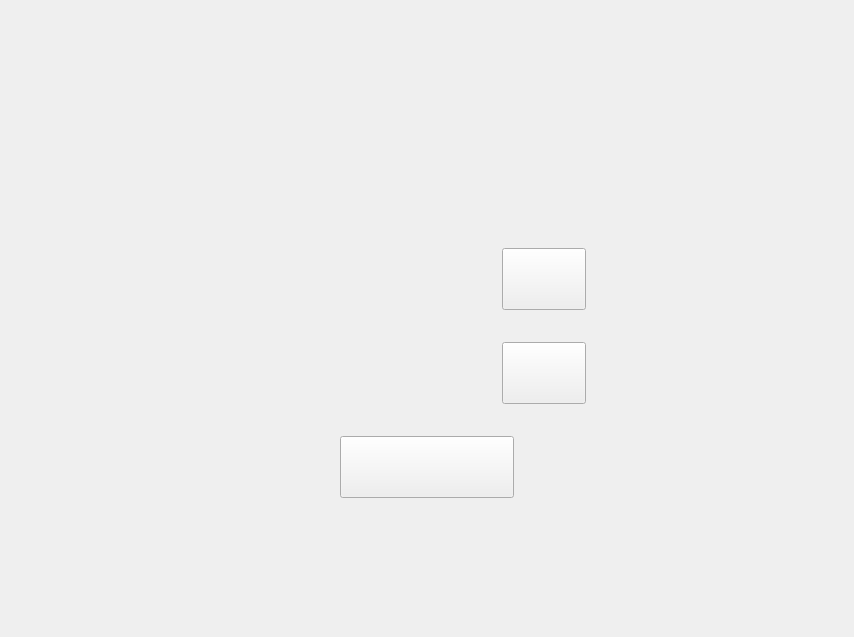
<?xml version="1.0" encoding="UTF-8"?>
<ui version="4.0">
 <class>MainWindow</class>
 <widget class="QMainWindow" name="MainWindow">
  <property name="windowModality">
   <enum>Qt::NonModal</enum>
  </property>
  <property name="geometry">
   <rect>
    <x>0</x>
    <y>0</y>
    <width>854</width>
    <height>637</height>
   </rect>
  </property>
  <property name="sizePolicy">
   <sizepolicy hsizetype="Preferred" vsizetype="Preferred">
    <horstretch>0</horstretch>
    <verstretch>0</verstretch>
   </sizepolicy>
  </property>
  <property name="contextMenuPolicy">
   <enum>Qt::DefaultContextMenu</enum>
  </property>
  <property name="windowTitle">
   <string>King of Chess</string>
  </property>
  <property name="windowIcon">
   <iconset resource="resources.qrc">
    <normaloff>:/Image/chess_PUd_icon.ico</normaloff>:/Image/chess_PUd_icon.ico</iconset>
  </property>
  <property name="styleSheet">
   <string notr="true">border-image: url(:/images/WallPaper.jpg);</string>
  </property>
  <property name="tabShape">
   <enum>QTabWidget::Rounded</enum>
  </property>
  <widget class="QWidget" name="centralWidget">
   <property name="styleSheet">
    <string notr="true"/>
   </property>
   <layout class="QGridLayout" name="gridLayout">
    <item row="0" column="0">
     <widget class="QStackedWidget" name="stackedWidget">
      <property name="styleSheet">
       <string notr="true">border-image: none;</string>
      </property>
      <property name="currentIndex">
       <number>1</number>
      </property>
      <widget class="QWidget" name="page_1">
       <layout class="QHBoxLayout" name="horizontalLayout">
        <item>
         <layout class="QHBoxLayout" name="horizontalLayout_2">
          <item>
           <layout class="QVBoxLayout" name="verticalLayout">
            <item>
             <spacer name="verticalSpacer_2">
              <property name="orientation">
               <enum>Qt::Vertical</enum>
              </property>
              <property name="sizeType">
               <enum>QSizePolicy::Fixed</enum>
              </property>
              <property name="sizeHint" stdset="0">
               <size>
                <width>20</width>
                <height>80</height>
               </size>
              </property>
             </spacer>
            </item>
            <item>
             <layout class="QVBoxLayout" name="verticalLayout_6">
              <item>
               <layout class="QHBoxLayout" name="horizontalLayout_9">
                <item>
                 <spacer name="horizontalSpacer_7">
                  <property name="orientation">
                   <enum>Qt::Horizontal</enum>
                  </property>
                  <property name="sizeType">
                   <enum>QSizePolicy::Fixed</enum>
                  </property>
                  <property name="sizeHint" stdset="0">
                   <size>
                    <width>100</width>
                    <height>128</height>
                   </size>
                  </property>
                 </spacer>
                </item>
                <item>
                 <widget class="QLabel" name="logo_text">
                  <property name="styleSheet">
                   <string notr="true">border-image:none;
image: url(:/images/logo_text.png);
max-width:451px;
height:128px;</string>
                  </property>
                  <property name="text">
                   <string/>
                  </property>
                 </widget>
                </item>
                <item>
                 <spacer name="horizontalSpacer_8">
                  <property name="orientation">
                   <enum>Qt::Horizontal</enum>
                  </property>
                  <property name="sizeType">
                   <enum>QSizePolicy::Fixed</enum>
                  </property>
                  <property name="sizeHint" stdset="0">
                   <size>
                    <width>100</width>
                    <height>128</height>
                   </size>
                  </property>
                 </spacer>
                </item>
               </layout>
              </item>
             </layout>
            </item>
            <item>
             <layout class="QVBoxLayout" name="verticalLayout_2">
              <item>
               <layout class="QHBoxLayout" name="horizontalLayout_3">
                <item>
                 <spacer name="horizontalSpacer">
                  <property name="orientation">
                   <enum>Qt::Horizontal</enum>
                  </property>
                  <property name="sizeType">
                   <enum>QSizePolicy::Fixed</enum>
                  </property>
                  <property name="sizeHint" stdset="0">
                   <size>
                    <width>313</width>
                    <height>40</height>
                   </size>
                  </property>
                 </spacer>
                </item>
                <item>
                 <widget class="QPushButton" name="play_button">
                  <property name="styleSheet">
                   <string notr="true">#play_button {
background	-color: transparent;
border-image: url(:/images/play.png);
max-width:144px;
height:54px;
border-width:15%;
}
#play_button:hover{border-image:url(:images/play.png);border-width:-10%;}
#play_button:pressed{border-image:url(:images/play.png);border-width: 15%}</string>
                  </property>
                  <property name="text">
                   <string/>
                  </property>
                 </widget>
                </item>
                <item>
                 <spacer name="horizontalSpacer_2">
                  <property name="orientation">
                   <enum>Qt::Horizontal</enum>
                  </property>
                  <property name="sizeType">
                   <enum>QSizePolicy::Fixed</enum>
                  </property>
                  <property name="sizeHint" stdset="0">
                   <size>
                    <width>313</width>
                    <height>87</height>
                   </size>
                  </property>
                 </spacer>
                </item>
               </layout>
              </item>
             </layout>
            </item>
            <item>
             <layout class="QVBoxLayout" name="verticalLayout_4">
              <item>
               <layout class="QHBoxLayout" name="horizontalLayout_7">
                <item>
                 <spacer name="horizontalSpacer_4">
                  <property name="orientation">
                   <enum>Qt::Horizontal</enum>
                  </property>
                  <property name="sizeType">
                   <enum>QSizePolicy::Fixed</enum>
                  </property>
                  <property name="sizeHint" stdset="0">
                   <size>
                    <width>270</width>
                    <height>88</height>
                   </size>
                  </property>
                 </spacer>
                </item>
                <item>
                 <widget class="QPushButton" name="options_button">
                  <property name="styleSheet">
                   <string notr="true">#options_button {
background	-color: transparent;
border-image: url(:/images/options.png);
max-width:194px;
height:54px;
border-width:15%;
}
#options_button:hover{border-image:url(:images/options.png);border-width:-10%;}
#options_button:pressed{border-image:url(:images/options.png);border-width: 15%}</string>
                  </property>
                  <property name="text">
                   <string/>
                  </property>
                 </widget>
                </item>
                <item>
                 <spacer name="horizontalSpacer_3">
                  <property name="orientation">
                   <enum>Qt::Horizontal</enum>
                  </property>
                  <property name="sizeType">
                   <enum>QSizePolicy::Fixed</enum>
                  </property>
                  <property name="sizeHint" stdset="0">
                   <size>
                    <width>270</width>
                    <height>88</height>
                   </size>
                  </property>
                 </spacer>
                </item>
               </layout>
              </item>
             </layout>
            </item>
            <item>
             <layout class="QVBoxLayout" name="verticalLayout_5">
              <item>
               <layout class="QHBoxLayout" name="horizontalLayout_8">
                <item>
                 <spacer name="horizontalSpacer_5">
                  <property name="orientation">
                   <enum>Qt::Horizontal</enum>
                  </property>
                  <property name="sizeType">
                   <enum>QSizePolicy::Fixed</enum>
                  </property>
                  <property name="sizeHint" stdset="0">
                   <size>
                    <width>310</width>
                    <height>88</height>
                   </size>
                  </property>
                 </spacer>
                </item>
                <item>
                 <widget class="QPushButton" name="exit_button">
                  <property name="styleSheet">
                   <string notr="true">#exit_button {
background	-color: transparent;
border-image: url(:/images/exit.png);
max-width:140px;
height:54px;
border-width:15%;
}
#exit_button:hover{border-image:url(:images/exit.png);border-width:-10%;}
#exit_button:pressed{border-image:url(:images/exit.png);border-width: 15%}</string>
                  </property>
                  <property name="text">
                   <string/>
                  </property>
                 </widget>
                </item>
                <item>
                 <spacer name="horizontalSpacer_6">
                  <property name="orientation">
                   <enum>Qt::Horizontal</enum>
                  </property>
                  <property name="sizeType">
                   <enum>QSizePolicy::Fixed</enum>
                  </property>
                  <property name="sizeHint" stdset="0">
                   <size>
                    <width>310</width>
                    <height>88</height>
                   </size>
                  </property>
                 </spacer>
                </item>
               </layout>
              </item>
             </layout>
            </item>
            <item>
             <spacer name="verticalSpacer">
              <property name="orientation">
               <enum>Qt::Vertical</enum>
              </property>
              <property name="sizeType">
               <enum>QSizePolicy::Expanding</enum>
              </property>
              <property name="sizeHint" stdset="0">
               <size>
                <width>20</width>
                <height>80</height>
               </size>
              </property>
             </spacer>
            </item>
           </layout>
          </item>
         </layout>
        </item>
       </layout>
      </widget>
      <widget class="QWidget" name="page_3">
       <layout class="QHBoxLayout" name="horizontalLayout_6">
        <item>
         <layout class="QHBoxLayout" name="horizontalLayout_4">
          <item>
           <layout class="QVBoxLayout" name="verticalLayout_3">
            <item>
             <spacer name="verticalSpacer_3">
              <property name="orientation">
               <enum>Qt::Vertical</enum>
              </property>
              <property name="sizeType">
               <enum>QSizePolicy::Fixed</enum>
              </property>
              <property name="sizeHint" stdset="0">
               <size>
                <width>20</width>
                <height>80</height>
               </size>
              </property>
             </spacer>
            </item>
            <item>
             <layout class="QVBoxLayout" name="verticalLayout_7">
              <item>
               <layout class="QHBoxLayout" name="horizontalLayout_10">
                <item>
                 <spacer name="horizontalSpacer_9">
                  <property name="orientation">
                   <enum>Qt::Horizontal</enum>
                  </property>
                  <property name="sizeType">
                   <enum>QSizePolicy::Fixed</enum>
                  </property>
                  <property name="sizeHint" stdset="0">
                   <size>
                    <width>100</width>
                    <height>128</height>
                   </size>
                  </property>
                 </spacer>
                </item>
                <item>
                 <widget class="QLabel" name="logo_text_2">
                  <property name="styleSheet">
                   <string notr="true">border-image:none;
image: url(:/images/logo_text.png);
max-width:451px;
height:128px;</string>
                  </property>
                  <property name="text">
                   <string/>
                  </property>
                 </widget>
                </item>
                <item>
                 <spacer name="horizontalSpacer_10">
                  <property name="orientation">
                   <enum>Qt::Horizontal</enum>
                  </property>
                  <property name="sizeType">
                   <enum>QSizePolicy::Fixed</enum>
                  </property>
                  <property name="sizeHint" stdset="0">
                   <size>
                    <width>100</width>
                    <height>128</height>
                   </size>
                  </property>
                 </spacer>
                </item>
               </layout>
              </item>
             </layout>
            </item>
            <item>
             <layout class="QVBoxLayout" name="verticalLayout_8">
              <item>
               <layout class="QHBoxLayout" name="horizontalLayout_5">
                <item>
                 <spacer name="horizontalSpacer_11">
                  <property name="orientation">
                   <enum>Qt::Horizontal</enum>
                  </property>
                  <property name="sizeType">
                   <enum>QSizePolicy::Fixed</enum>
                  </property>
                  <property name="sizeHint" stdset="0">
                   <size>
                    <width>200</width>
                    <height>40</height>
                   </size>
                  </property>
                 </spacer>
                </item>
                <item>
                 <widget class="QLabel" name="music">
                  <property name="styleSheet">
                   <string notr="true">border-image:none;
image: url(:/images/music.png);
max-width:194px;
height:54px;</string>
                  </property>
                  <property name="text">
                   <string/>
                  </property>
                 </widget>
                </item>
                <item>
                 <widget class="QPushButton" name="music_button">
                  <property name="styleSheet">
                   <string notr="true">#music_button {
background	-color: transparent;
border-image: url(:/images/check.png);
max-width:54px;
height:54px;
border-width:15%;
}</string>
                  </property>
                  <property name="text">
                   <string/>
                  </property>
                 </widget>
                </item>
                <item>
                 <spacer name="horizontalSpacer_12">
                  <property name="orientation">
                   <enum>Qt::Horizontal</enum>
                  </property>
                  <property name="sizeType">
                   <enum>QSizePolicy::Fixed</enum>
                  </property>
                  <property name="sizeHint" stdset="0">
                   <size>
                    <width>200</width>
                    <height>87</height>
                   </size>
                  </property>
                 </spacer>
                </item>
               </layout>
              </item>
             </layout>
            </item>
            <item>
             <layout class="QVBoxLayout" name="verticalLayout_9">
              <item>
               <layout class="QHBoxLayout" name="horizontalLayout_11">
                <item>
                 <spacer name="horizontalSpacer_13">
                  <property name="orientation">
                   <enum>Qt::Horizontal</enum>
                  </property>
                  <property name="sizeType">
                   <enum>QSizePolicy::Fixed</enum>
                  </property>
                  <property name="sizeHint" stdset="0">
                   <size>
                    <width>200</width>
                    <height>88</height>
                   </size>
                  </property>
                 </spacer>
                </item>
                <item>
                 <widget class="QLabel" name="sound">
                  <property name="styleSheet">
                   <string notr="true">border-image:none;
image: url(:/images/sound.png);
max-width:194px;
height:54px;</string>
                  </property>
                  <property name="text">
                   <string/>
                  </property>
                 </widget>
                </item>
                <item>
                 <widget class="QPushButton" name="sound_button">
                  <property name="styleSheet">
                   <string notr="true">#sound_button {
background	-color: transparent;
border-image: url(:/images/check.png);
max-width:54px;
height:54px;
border-width:15%;
}</string>
                  </property>
                  <property name="text">
                   <string/>
                  </property>
                 </widget>
                </item>
                <item>
                 <spacer name="horizontalSpacer_14">
                  <property name="orientation">
                   <enum>Qt::Horizontal</enum>
                  </property>
                  <property name="sizeType">
                   <enum>QSizePolicy::Fixed</enum>
                  </property>
                  <property name="sizeHint" stdset="0">
                   <size>
                    <width>200</width>
                    <height>88</height>
                   </size>
                  </property>
                 </spacer>
                </item>
               </layout>
              </item>
             </layout>
            </item>
            <item>
             <layout class="QVBoxLayout" name="verticalLayout_10">
              <item>
               <layout class="QHBoxLayout" name="horizontalLayout_12">
                <item>
                 <spacer name="horizontalSpacer_15">
                  <property name="orientation">
                   <enum>Qt::Horizontal</enum>
                  </property>
                  <property name="sizeType">
                   <enum>QSizePolicy::Fixed</enum>
                  </property>
                  <property name="sizeHint" stdset="0">
                   <size>
                    <width>310</width>
                    <height>88</height>
                   </size>
                  </property>
                 </spacer>
                </item>
                <item>
                 <widget class="QPushButton" name="back_button">
                  <property name="styleSheet">
                   <string notr="true">#back_button {
background	-color: transparent;
border-image: url(:/images/back.png);
max-width:144px;
height:54px;
border-width:15%;
}
#back_button:hover{border-image:url(:images/back.png);border-width:-10%;}
#back_button:pressed{border-image:url(:images/back.png);border-width: 15%}</string>
                  </property>
                  <property name="text">
                   <string/>
                  </property>
                 </widget>
                </item>
                <item>
                 <spacer name="horizontalSpacer_16">
                  <property name="orientation">
                   <enum>Qt::Horizontal</enum>
                  </property>
                  <property name="sizeType">
                   <enum>QSizePolicy::Fixed</enum>
                  </property>
                  <property name="sizeHint" stdset="0">
                   <size>
                    <width>310</width>
                    <height>88</height>
                   </size>
                  </property>
                 </spacer>
                </item>
               </layout>
              </item>
             </layout>
            </item>
            <item>
             <spacer name="verticalSpacer_4">
              <property name="orientation">
               <enum>Qt::Vertical</enum>
              </property>
              <property name="sizeType">
               <enum>QSizePolicy::Expanding</enum>
              </property>
              <property name="sizeHint" stdset="0">
               <size>
                <width>20</width>
                <height>80</height>
               </size>
              </property>
             </spacer>
            </item>
           </layout>
          </item>
         </layout>
        </item>
       </layout>
      </widget>
      <widget class="QWidget" name="page"/>
      <widget class="QWidget" name="page_2">
       <layout class="QVBoxLayout" name="verticalLayout_12">
        <item>
         <layout class="QVBoxLayout" name="verticalLayout_11">
          <item>
           <spacer name="verticalSpacer_5">
            <property name="orientation">
             <enum>Qt::Vertical</enum>
            </property>
            <property name="sizeHint" stdset="0">
             <size>
              <width>20</width>
              <height>40</height>
             </size>
            </property>
           </spacer>
          </item>
         </layout>
        </item>
        <item>
         <layout class="QHBoxLayout" name="horizontalLayout_14">
          <item>
           <spacer name="horizontalSpacer_18">
            <property name="orientation">
             <enum>Qt::Horizontal</enum>
            </property>
            <property name="sizeHint" stdset="0">
             <size>
              <width>40</width>
              <height>20</height>
             </size>
            </property>
           </spacer>
          </item>
          <item>
           <widget class="QLabel" name="loading">
            <property name="styleSheet">
             <string notr="true">border-image: none;
max-width:350px;
height:40px;</string>
            </property>
            <property name="text">
             <string/>
            </property>
           </widget>
          </item>
          <item>
           <spacer name="horizontalSpacer_19">
            <property name="orientation">
             <enum>Qt::Horizontal</enum>
            </property>
            <property name="sizeHint" stdset="0">
             <size>
              <width>40</width>
              <height>20</height>
             </size>
            </property>
           </spacer>
          </item>
         </layout>
        </item>
       </layout>
      </widget>
     </widget>
    </item>
    <item row="1" column="0">
     <layout class="QHBoxLayout" name="horizontalLayout_13">
      <item>
       <widget class="QLabel" name="wait">
        <property name="styleSheet">
         <string notr="true">border-image: none;
max-width:50px;
height:50px;</string>
        </property>
        <property name="text">
         <string/>
        </property>
       </widget>
      </item>
      <item>
       <spacer name="horizontalSpacer_17">
        <property name="orientation">
         <enum>Qt::Horizontal</enum>
        </property>
        <property name="sizeType">
         <enum>QSizePolicy::Expanding</enum>
        </property>
        <property name="sizeHint" stdset="0">
         <size>
          <width>50</width>
          <height>50</height>
         </size>
        </property>
       </spacer>
      </item>
     </layout>
    </item>
   </layout>
  </widget>
 </widget>
 <layoutdefault spacing="6" margin="11"/>
 <resources>
  <include location="resources.qrc"/>
 </resources>
 <connections/>
</ui>
